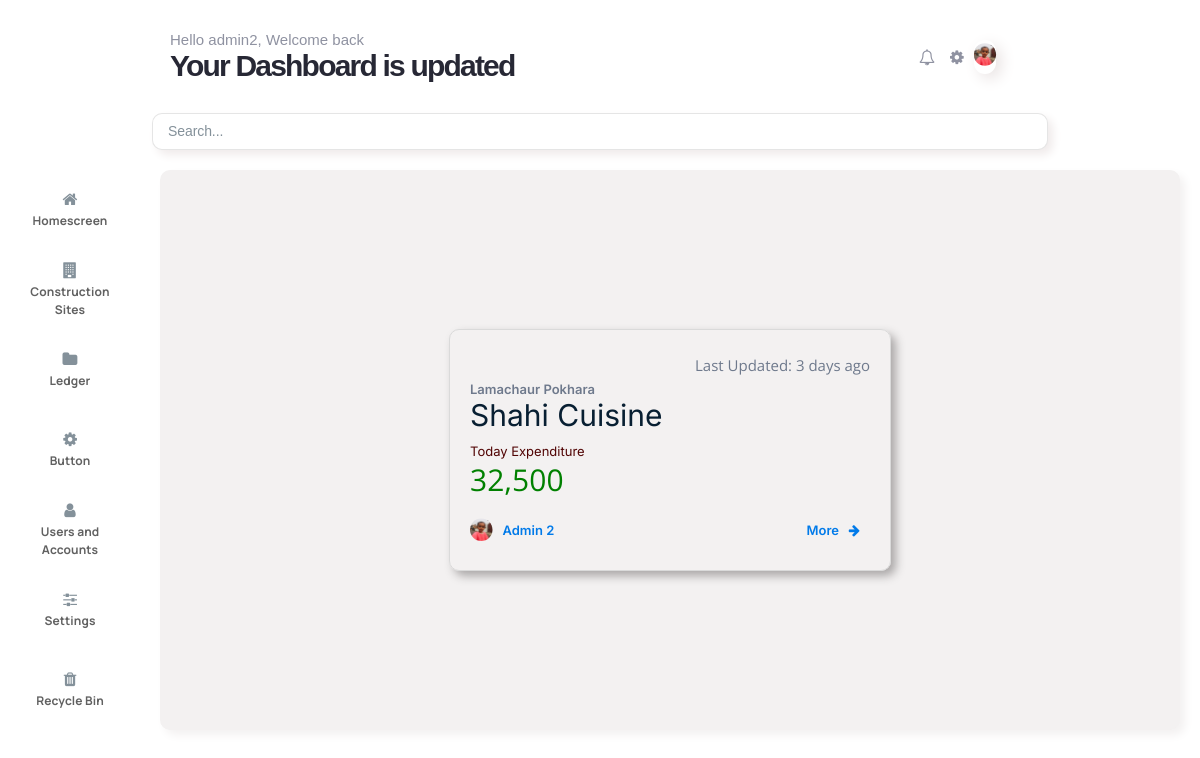
Page /construction_home/ (signed in) on the earlier database version.
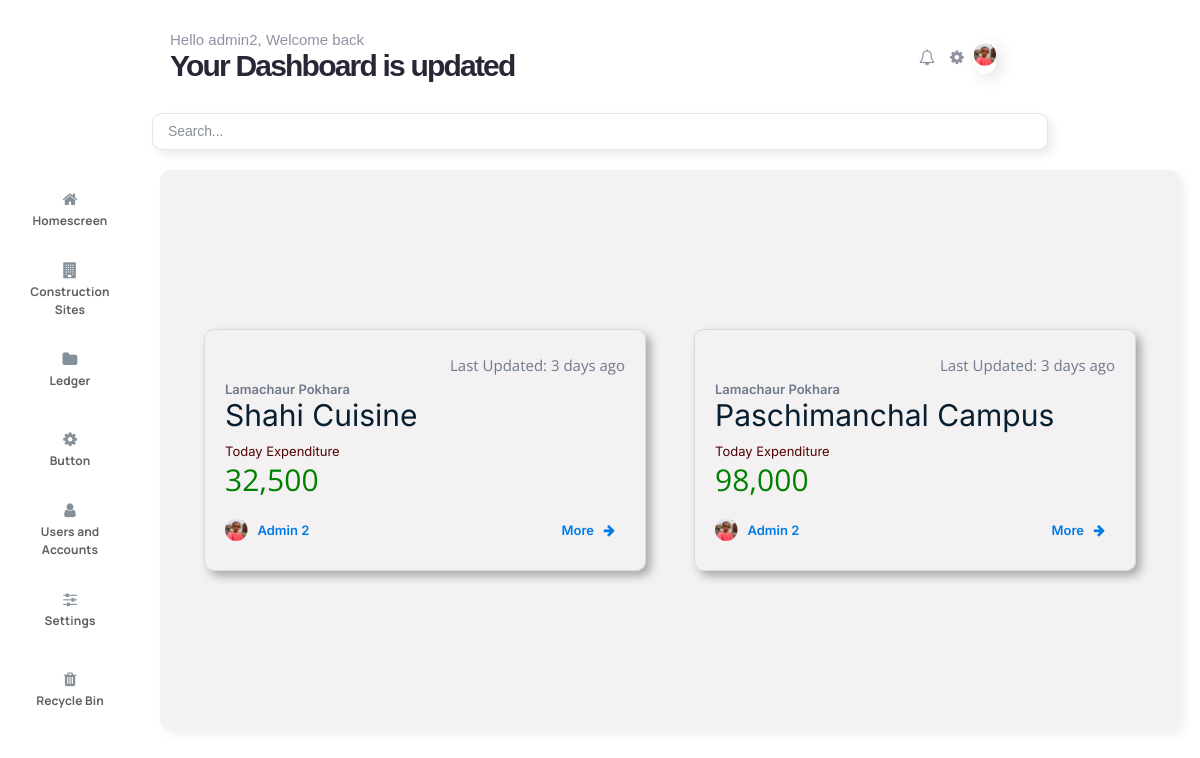
Same page on the later database version.
### construction/models.py (models this page shows, shortened)
class Site_User(models.Model):
    name = models.OneToOneField(User, on_delete=models.CASCADE)
    fullname = models.CharField(max_length=100, null=True, blank=True)
    TYPE_ROLE = (
        ('Sitehead', 'Sitehead'),
        ('Superviser', 'Superviser'),
        ('Technician', 'Technician'),
    )
    site_role = models.CharField(max_length=50, choices=TYPE_ROLE)
    image = models.ImageField(upload_to='profile_images/', null=True)

class Construction_Site(models.Model):
    name = models.CharField(max_length=50)
    image = models.ImageField(
        upload_to="site_profiles/",  null=True, blank=True)
    num_workers = models.IntegerField(null=True, blank=True)
    budget = models.IntegerField(null=True, blank=True)
    expensed = models.IntegerField(null=True, blank=True)
    WORKING_STATUS = (
        ('Working', 'Working'),
        ('Halted', 'Halted'),
        ('Completed', 'Completed'),
    )
    working_status = models.CharField(max_length=50, choices=WORKING_STATUS)
    location = models.CharField(max_length=100, null=True, blank=True)
    superviser = models.ForeignKey(
        Site_User, on_delete=models.SET_NULL, null=True)

### construction/views.py (the view)
# urls.py: path('construction_home/', views.constructionHomeView,
@login_required
def constructionHomeView(request):
    username = request.user.site_user.name
    construction_detail = Construction_Site.objects.filter(
        superviser__name=username)
    return render(request, 'pages/constructionpage.html', {'construction_detail': construction_detail})

### construction/templates/pages/constructionpage.html (shortened to what this page needs)
{% extends 'pages/base.html' %} {% load static%} {% load humanize %}
    {% block content2 %}
    <div class="construction_detail_container">
      {% for construction_detail in construction_detail %}
      <div class="constructiondetailcard">
        <div class="top">
          <h3>Last Updated: 3 days ago</h3>
        </div>
        <div class="mid">
          <h4>{{construction_detail.location}}</h4>
          <h3>{{construction_detail.name}}</h3>
          <h2>Today Expenditure</h2>
          <h1>{{construction_detail.expensed|intcomma}}</h1>
        </div>
        <div class="bottom">
          <div class="name">
            <img src="{{request.user.site_user.image.url}}" />
            <h2>{{construction_detail.superviser.fullname}}</h2>
          </div>
          <div class="more">
            <a href="{% url 'individualsite' construction_detail.id %}"
              >More &nbsp;&nbsp;<i class="fa fa-arrow-right"></i>
            </a>
          </div>
        </div>
      </div>
      {% endfor %}
    </div>
    {% endblock %}

### construction/templates/pages/base.html (shortened to what this page needs)
{% load static %}
<!DOCTYPE html>
<html>
  <head>
    <link rel="stylesheet" href="{% static 'css/home.css' %}" />
    <link
      rel="stylesheet"
      href="https://cdnjs.cloudflare.com/ajax/libs/font-awesome/4.7.0/css/font-awesome.min.css"
    />
  </head>
  <body>
  <div class="header">
    <div class="title">
      <h4>Hello {{request.user}}, Welcome back</h4>
      <h2>Your Dashboard is updated</h2>
    </div>
    <div class="profileheader">
      <i class="fa fa-bell-o" aria-hidden="true"></i>
      <i class="fa fa-cog"></i>
      <div class="image" id="image" onclick="showmenu();">
        <img src="{{request.user.site_user.image.url}}" />
      </div>
    </div>
  </div>
  <div class="search">
    <input type="text" id="search" name="search" placeholder="Search..." />
  </div>
    <div class="content">
      <div class="navig">
        <a href="{% url 'transaction_home' %}" style="text-decoration: none"
          ><div class="box">
            <i class="fa fa-home" aria-hidden="true"></i>
            <h3>Homescreen</h3>
          </div></a
        >
        <a href="{% url 'construction_home' %}" style="text-decoration: none">
          <div class="box">
            <i class="fa fa-building" aria-hidden="true"></i>
            <h3>Construction Sites</h3>
          </div>
        </a>
        <div class="box" onclick="xls_modal();">
          <i class="fa fa-folder" aria-hidden="true"></i>
          <h3>Ledger</h3>
        </div>
        <div class="box">
          <i class="fa fa-cog"></i>
          <h3>Button</h3>
        </div>
        <div class="box">
          <i class="fa fa-user" aria-hidden="true"></i>
          <h3>Users and Accounts</h3>
        </div>
        <div class="box">
          <i class="fa fa-sliders" aria-hidden="true"></i>
          <h3>Settings</h3>
        </div>
        <div class="box">
          <i class="fa fa-trash" aria-hidden="true"></i>
          <h3>Recycle Bin</h3>
        </div>
      </div>
      {% block content2%} {% endblock %}
  </body>
</html>

### construction/static/css/home.css (style rules this page uses)
* { padding: 0px; margin: 0px; }
.header { font-family: sans-serif; }
.profileheader img { height: 30px; clip-path: circle(); border-radius: 50%; box-shadow: 5px 5px 5px rgb(110, 109, 109); }
.profileheader .image { border-radius: 45px; box-shadow: 5px 5px 15px rgb(233, 227, 227); }
.header { display: flex; flex-direction: row; justify-content: space-between; align-items: center; padding: 30px 170px; }
.header .title { display: flex; justify-content: center; flex-direction: column; }
.header .title h4 { width: 100%; font-style: normal; font-weight: normal; font-size: 15px; line-height: 19px; color: #8f92a1; }
.header .title h2 { width: 100%; font-style: normal; font-weight: 600; font-size: 30px; letter-spacing: -0.06em; color: #272835; }
.header .profileheader { display: flex; flex-direction: row; flex-wrap: nowrap; justify-content: center; padding: 0px 50px; width: 50px; gap: 5px; align-items: center; }
.profileheader i { padding: 0px 5px; color: #8f92a1; }
.search { display: flex; justify-content: center; }
.search input { width: 72%; padding: 10px 15px; border-radius: 10px; border: 1px solid rgb(0, 0, 0, 0.1); box-shadow: 5px 5px 10px rgb(240, 235, 235); color: rgb(92, 88, 88); font-family: sans-serif; }
.search input::placeholder { font-style: normal; font-weight: normal; font-size: 14px; line-height: 24px; letter-spacing: -0.006em; color: #84919a; }
.content { padding: 20px; display: flex; flex-direction: row; flex-wrap: nowrap; gap: 40px; }
.navig { display: flex; flex-direction: column; }
.navig .box { width: 100px; height: 80px; display: flex; justify-content: center; align-items: center; flex-direction: column; gap: 5px; }
.navig .box i { color: #84919a; }
.navig .box h3 { font-family: "Manrope", sans-serif; font-style: normal; font-weight: bold; font-size: 12px; line-height: 142%; display: flex; align-items: center; text-align: center; letter-spacing: 0.008em; color: #616161; }
.construction_detail_container { width: 100%; background-color: #f3f1f1; border-radius: 10px; box-shadow: 5px 5px 10px #f3f1f1; display: flex; flex-direction: row; flex-wrap: wrap; justify-content: space-around; align-items: center; padding: 20px; }
.construction_detail_container .bottom img { height: 30px; clip-path: circle(); }
.construction_detail_container .constructiondetailcard { border: 1px solid #dadada; height: 200px; width: 400px; border-radius: 10px; padding: 20px; display: flex; flex-direction: column; justify-content: space-evenly; margin: 20px; box-shadow: 5px 5px 10px #aaa7a7; }
.constructiondetailcard .top { display: flex; align-items: center; justify-content: flex-end; }
.constructiondetailcard .top h3 { font-family: "Open Sans"; font-style: normal; font-weight: normal; font-size: 15px; color: #6e798c; }
.constructiondetailcard .mid { font-family: "Inter"; font-style: normal; }
.constructiondetailcard .mid h4 { font-weight: 600; font-size: 13px; color: #6e798c; }
.constructiondetailcard .mid h3 { font-weight: normal; font-size: 30px; color: #081f32; padding-bottom: 10px; }
.constructiondetailcard .mid h2 { font-weight: normal; font-size: 13px; color: #510404; }
.constructiondetailcard .mid h1 { font-family: "Open Sans"; font-weight: normal; font-size: 30px; color: #008000; padding-bottom: 10px; }
.constructiondetailcard .bottom { display: flex; flex-direction: row; flex-wrap: nowrap; justify-content: space-between; align-items: center; }
.constructiondetailcard .bottom .name { display: flex; flex-direction: row; flex-wrap: nowrap; justify-content: flex-start; align-items: center; }
.constructiondetailcard .bottom h2 { font-family: "Inter"; font-style: normal; font-weight: 600; font-size: 13px; color: #007ae9; padding-left: 10px; }
.constructiondetailcard .bottom a { font-family: "Inter"; text-decoration: none; font-style: normal; font-weight: 600; font-size: 13px; text-align: right; color: #007ae9; padding-right: 10px; }

Differences in the rows shown:
added Construction_Site: location "Lamachaur Pokhara", name "Paschimanchal Campus", expensed "98,000", user.site_user.image (picture), superviser.fullname "Admin 2"
